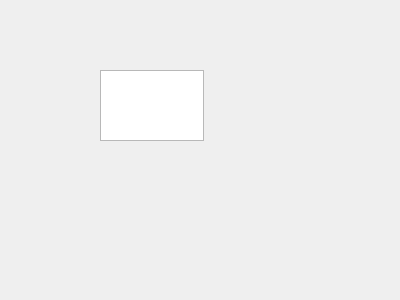
<?xml version="1.0" encoding="UTF-8"?>
<ui version="4.0">
 <class>Form</class>
 <widget class="QWidget" name="Form">
  <property name="geometry">
   <rect>
    <x>0</x>
    <y>0</y>
    <width>400</width>
    <height>300</height>
   </rect>
  </property>
  <property name="windowTitle">
   <string>Form</string>
  </property>
  <widget class="QTextEdit" name="textEdit">
   <property name="geometry">
    <rect>
     <x>100</x>
     <y>70</y>
     <width>104</width>
     <height>71</height>
    </rect>
   </property>
  </widget>
 </widget>
 <resources/>
 <connections/>
</ui>
